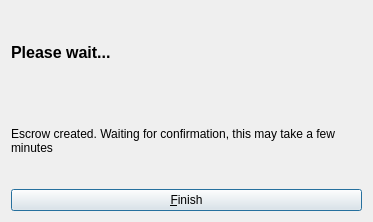
<?xml version="1.0" encoding="UTF-8"?>
<ui version="4.0">
 <class>OfferEscrowDialog</class>
 <widget class="QDialog" name="OfferEscrowDialog">
  <property name="geometry">
   <rect>
    <x>0</x>
    <y>0</y>
    <width>373</width>
    <height>222</height>
   </rect>
  </property>
  <property name="windowTitle">
   <string>Payment In Escrow</string>
  </property>
  <layout class="QGridLayout" name="gridLayout">
   <item row="1" column="0">
    <widget class="QLabel" name="purchaseHint">
     <property name="cursor">
      <cursorShape>IBeamCursor</cursorShape>
     </property>
     <property name="text">
      <string notr="true">Escrow created. Waiting for confirmation, this may take a few minutes</string>
     </property>
     <property name="textFormat">
      <enum>Qt::RichText</enum>
     </property>
     <property name="wordWrap">
      <bool>true</bool>
     </property>
     <property name="textInteractionFlags">
      <set>Qt::LinksAccessibleByMouse|Qt::TextSelectableByKeyboard|Qt::TextSelectableByMouse</set>
     </property>
    </widget>
   </item>
   <item row="0" column="0">
    <layout class="QHBoxLayout" name="horizontalLayout">
     <item>
      <widget class="QLabel" name="payMessage">
       <property name="font">
        <font>
         <pointsize>12</pointsize>
         <weight>75</weight>
         <bold>true</bold>
        </font>
       </property>
       <property name="cursor">
        <cursorShape>IBeamCursor</cursorShape>
       </property>
       <property name="text">
        <string>&lt;html&gt;&lt;head/&gt;&lt;body&gt;&lt;p&gt;&lt;span style=&quot; font-size:12pt; font-weight:600;&quot;&gt;Please wait...&lt;/span&gt;&lt;/p&gt;&lt;/body&gt;&lt;/html&gt;</string>
       </property>
       <property name="wordWrap">
        <bool>true</bool>
       </property>
       <property name="textInteractionFlags">
        <set>Qt::LinksAccessibleByMouse|Qt::TextSelectableByKeyboard|Qt::TextSelectableByMouse</set>
       </property>
      </widget>
     </item>
    </layout>
   </item>
   <item row="2" column="0">
    <widget class="QPushButton" name="finishButton">
     <property name="text">
      <string>&amp;Finish</string>
     </property>
     <property name="icon">
      <iconset resource="../syscoin.qrc">
       <normaloff>:/icons/synced</normaloff>:/icons/synced</iconset>
     </property>
    </widget>
   </item>
  </layout>
 </widget>
 <resources>
  <include location="../syscoin.qrc"/>
 </resources>
 <connections/>
</ui>
